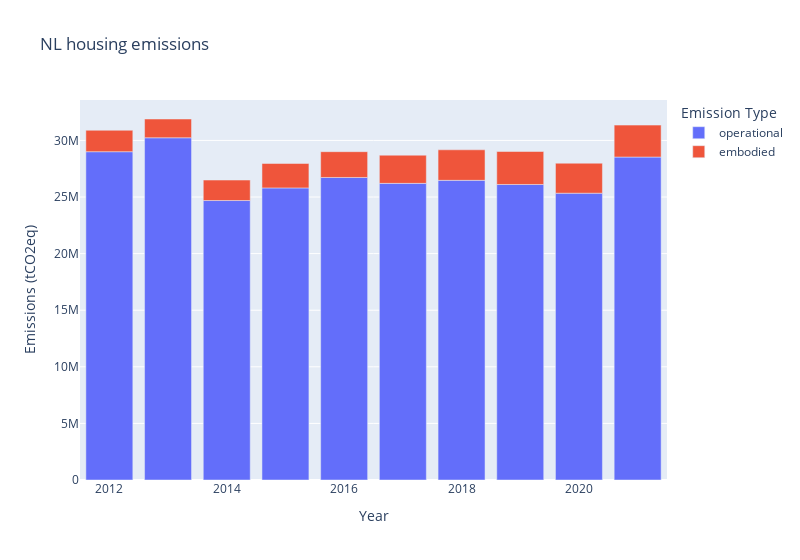

The code cell stored with this chart in its notebook:
### Markdown cell above
# Did the housing market achieve its goals in emissions reduction?

### Code cell
query = ''' 
SELECT year, SUM(emissions_operational) AS operational, SUM(emissions_embodied) AS embodied
FROM emissions_all
WHERE year IS NOT NULL
GROUP BY year
'''
df = pd.read_sql_query(query, engine)
df_long = df.melt(id_vars='year', value_vars=['operational', 'embodied'], var_name='type', value_name='emissions')
df_long['emissions'] = df_long.emissions / 1000

fig = px.bar(df_long, x='year', y='emissions', color='type', title="NL housing emissions",
             labels={'emissions': 'Emissions (tCO2eq)', 'year': 'Year', 'type': 'Emission Type'})
fig.update_layout(width=800)
fig.show()

### Figure 1 — Plotly figure (JSON) as saved in the notebook; plotly's stock layout.template omitted (floating-point values rounded to 4 significant figures)
{"data": [{"alignmentgroup": "True", "hovertemplate": "Emission Type=operational<br>Year=%{x}<br>Emissions (tCO2eq)=%{y}<extra></extra>", "legendgroup": "operational", "marker": {"color": "#636efa", "pattern": {"shape": ""}}, "name": "operational", "offsetgroup": "operational", "orientation": "v", "showlegend": true, "textposition": "auto", "type": "bar", "x": [2012, 2013, 2014, 2015, 2016, 2017, 2018, 2019, 2020, 2021], "xaxis": "x", "y": [29010000.0, 30240000.0, 24690000.0, 25800000.0, 26730000.0, 26210000.0, 26470000.0, 26110000.0, 25340000.0, 28530000.0], "yaxis": "y"}, {"alignmentgroup": "True", "hovertemplate": "Emission Type=embodied<br>Year=%{x}<br>Emissions (tCO2eq)=%{y}<extra></extra>", "legendgroup": "embodied", "marker": {"color": "#EF553B", "pattern": {"shape": ""}}, "name": "embodied", "offsetgroup": "embodied", "orientation": "v", "showlegend": true, "textposition": "auto", "type": "bar", "x": [2012, 2013, 2014, 2015, 2016, 2017, 2018, 2019, 2020, 2021], "xaxis": "x", "y": [1893000.0, 1659000.0, 1809000.0, 2159000.0, 2280000.0, 2489000.0, 2697000.0, 2913000.0, 2649000.0, 2821000.0], "yaxis": "y"}], "layout": {"barmode": "relative", "legend": {"title": {"text": "Emission Type"}, "tracegroupgap": 0}, "title": {"text": "NL housing emissions"}, "width": 800, "xaxis": {"anchor": "y", "domain": [0, 1], "title": {"text": "Year"}}, "yaxis": {"anchor": "x", "domain": [0, 1], "title": {"text": "Emissions (tCO2eq)"}}}}
